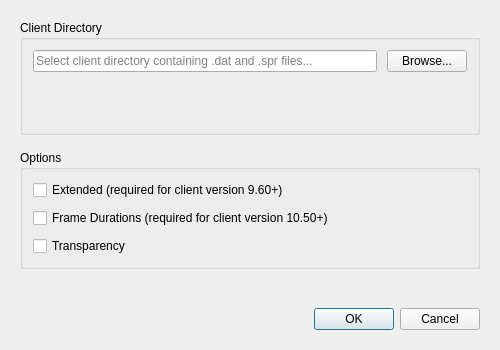
<?xml version="1.0" encoding="UTF-8"?>
<ui version="4.0">
 <class>PreferencesDialog</class>
 <widget class="QDialog" name="PreferencesDialog">
  <property name="geometry">
   <rect>
    <x>0</x>
    <y>0</y>
    <width>500</width>
    <height>350</height>
   </rect>
  </property>
  <property name="minimumSize">
   <size>
    <width>500</width>
    <height>350</height>
   </size>
  </property>
  <property name="maximumSize">
   <size>
    <width>500</width>
    <height>350</height>
   </size>
  </property>
  <property name="windowTitle">
   <string>Preferences</string>
  </property>
  <property name="windowIcon">
   <iconset resource="../../Properties/application.qrc">
    <normaloff>:/icons/preferences.png</normaloff>:/icons/preferences.png</iconset>
  </property>
  <property name="modal">
   <bool>true</bool>
  </property>
  <layout class="QVBoxLayout" name="verticalLayout">
   <property name="spacing">
    <number>15</number>
   </property>
   <property name="leftMargin">
    <number>20</number>
   </property>
   <property name="topMargin">
    <number>20</number>
   </property>
   <property name="rightMargin">
    <number>20</number>
   </property>
   <property name="bottomMargin">
    <number>20</number>
   </property>
   <item>
    <widget class="QGroupBox" name="clientGroupBox">
     <property name="title">
      <string>Client Directory</string>
     </property>
     <layout class="QVBoxLayout" name="clientLayout">
      <property name="spacing">
       <number>10</number>
      </property>
      <property name="leftMargin">
       <number>10</number>
      </property>
      <property name="topMargin">
       <number>10</number>
      </property>
      <property name="rightMargin">
       <number>10</number>
      </property>
      <property name="bottomMargin">
       <number>10</number>
      </property>
      <item>
       <layout class="QHBoxLayout" name="directoryLayout">
        <item>
         <widget class="QLineEdit" name="directoryPathLineEdit">
          <property name="placeholderText">
           <string>Select client directory containing .dat and .spr files...</string>
          </property>
         </widget>
        </item>
        <item>
         <widget class="QPushButton" name="browseButton">
          <property name="text">
           <string>Browse...</string>
          </property>
          <property name="minimumSize">
           <size>
            <width>80</width>
            <height>0</height>
           </size>
          </property>
         </widget>
        </item>
       </layout>
      </item>
      <item>
       <widget class="QLabel" name="alertLabel">
        <property name="text">
         <string/>
        </property>
        <property name="wordWrap">
         <bool>true</bool>
        </property>
        <property name="alignment">
         <set>Qt::AlignLeading|Qt::AlignLeft|Qt::AlignTop</set>
        </property>
        <property name="minimumSize">
         <size>
          <width>0</width>
          <height>40</height>
         </size>
        </property>
       </widget>
      </item>
     </layout>
    </widget>
   </item>
   <item>
    <widget class="QGroupBox" name="optionsGroupBox">
     <property name="title">
      <string>Options</string>
     </property>
     <layout class="QVBoxLayout" name="optionsLayout">
      <property name="spacing">
       <number>8</number>
      </property>
      <property name="leftMargin">
       <number>10</number>
      </property>
      <property name="topMargin">
       <number>10</number>
      </property>
      <property name="rightMargin">
       <number>10</number>
      </property>
      <property name="bottomMargin">
       <number>10</number>
      </property>
      <item>
       <widget class="QCheckBox" name="extendedCheckBox">
        <property name="text">
         <string>Extended (required for client version 9.60+)</string>
        </property>
        <property name="toolTip">
         <string>Enable extended item attributes for newer client versions</string>
        </property>
       </widget>
      </item>
      <item>
       <widget class="QCheckBox" name="frameDurationsCheckBox">
        <property name="text">
         <string>Frame Durations (required for client version 10.50+)</string>
        </property>
        <property name="toolTip">
         <string>Enable frame duration support for animation timing</string>
        </property>
       </widget>
      </item>
      <item>
       <widget class="QCheckBox" name="transparencyCheckBox">
        <property name="text">
         <string>Transparency</string>
        </property>
        <property name="toolTip">
         <string>Enable transparency support for sprite rendering</string>
        </property>
       </widget>
      </item>
     </layout>
    </widget>
   </item>
   <item>
    <spacer name="verticalSpacer">
     <property name="orientation">
      <enum>Qt::Vertical</enum>
     </property>
     <property name="sizeHint" stdset="0">
      <size>
       <width>20</width>
       <height>40</height>
      </size>
     </property>
    </spacer>
   </item>
   <item>
    <widget class="QDialogButtonBox" name="buttonBox">
     <property name="orientation">
      <enum>Qt::Horizontal</enum>
     </property>
     <property name="standardButtons">
      <set>QDialogButtonBox::Cancel|QDialogButtonBox::Ok</set>
     </property>
    </widget>
   </item>
  </layout>
 </widget>
 <resources>
  <include location="../../Properties/application.qrc"/>
 </resources>
 <connections>
  <connection>
   <sender>buttonBox</sender>
   <signal>accepted()</signal>
   <receiver>PreferencesDialog</receiver>
   <slot>accept()</slot>
   <hints>
    <hint type="sourcelabel">
     <x>248</x>
     <y>254</y>
    </hint>
    <hint type="destinationlabel">
     <x>157</x>
     <y>274</y>
    </hint>
   </hints>
  </connection>
  <connection>
   <sender>buttonBox</sender>
   <signal>rejected()</signal>
   <receiver>PreferencesDialog</receiver>
   <slot>reject()</slot>
   <hints>
    <hint type="sourcelabel">
     <x>316</x>
     <y>260</y>
    </hint>
    <hint type="destinationlabel">
     <x>286</x>
     <y>274</y>
    </hint>
   </hints>
  </connection>
 </connections>
</ui>
